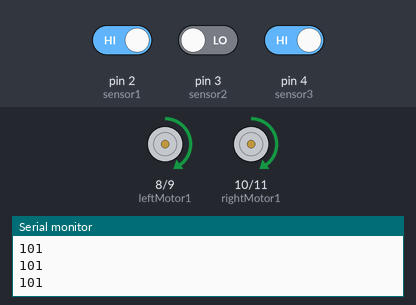
A sketch run on a simulated Arduino Uno, built with avr-gcc and run on an emulated ATmega328P. Parts: motor-driver pin pairs drawn as motors (green arrow = first pin HIGH = forward, orange = second pin HIGH = backward, longer = more drive, scaled by the enable pin), the last lines printed to the serial monitor. Inputs (shaded band) come from the test bench; at power-on: pin 4 (sensor3) HIGH, pin 2 (sensor1) HIGH, pin 3 (sensor2) LOW.

Above: at 1.2 s.
1.3 s: pin 4 (sensor3) driven LOW
At 2.0 s:
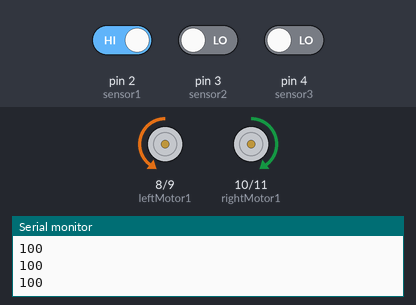
2.8 s: pin 4 (sensor3) driven HIGH
At 3.3 s:
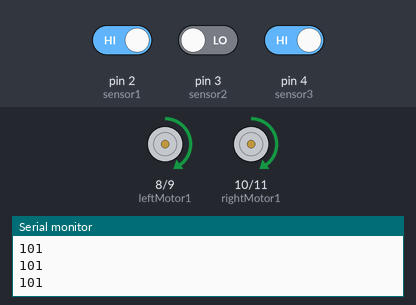
4.3 s: pin 2 (sensor1) driven LOW and pin 3 (sensor2) driven HIGH
At 5.5 s:
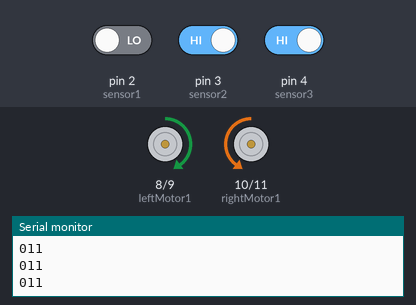
5.8 s: pin 2 (sensor1) driven HIGH
At 6.8 s:
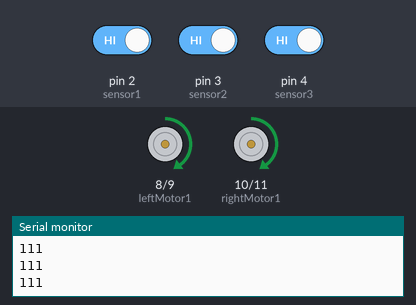
Timing chart, 0 to 8.3 s (numbered marks = the images above; inputs shaded):
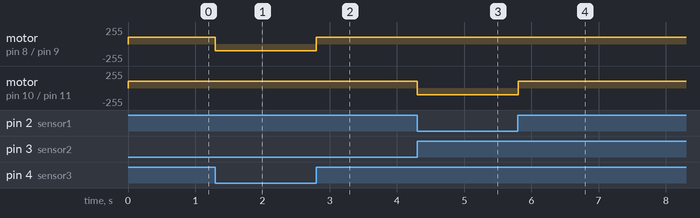

Measured:
- after the input at 1.3 s, motor on pin 8 (leftMotor1) / pin 9 (leftMotor2): forward 100/255 → backward 100/255 at once
- after the input at 2.8 s, motor on pin 8 (leftMotor1) / pin 9 (leftMotor2): backward 100/255 → forward 100/255 at once
- after the input at 4.3 s, motor on pin 10 (rightMotor1) / pin 11 (rightMotor2): forward 100/255 → backward 100/255 at once
- after the input at 5.8 s, motor on pin 10 (rightMotor1) / pin 11 (rightMotor2): backward 100/255 → forward 100/255 at once

The sketch:

trackline_robot.ino
```cpp
int sensor1 = 2;
  int sensor2 = 3;
  int sensor3 = 4;
  int enLeft = 5, enRight = 6;
  int leftMotor1 = 8, leftMotor2 = 9;
  int rightMotor1 = 10, rightMotor2 = 11;

void setup(){
  pinMode(sensor1,INPUT);
  pinMode(sensor2,INPUT);
  pinMode(sensor3,INPUT);
  //pinMode(enLeft,OUTPUT);
  //pinMode(enRight,OUTPUT);
  pinMode(leftMotor1,OUTPUT);
  pinMode(leftMotor2,OUTPUT);
  pinMode(rightMotor1,OUTPUT);
  pinMode(rightMotor2,OUTPUT);
   Serial.begin(9600);
}

void loop(){
  int s1 = digitalRead(sensor1);
  int s2 = digitalRead(sensor2);
  int s3 = digitalRead(sensor3);

  s1 = digitalRead(2);
  s2 = digitalRead(3);
  s3 = digitalRead(4);

  if(s1 == 0 && s2 == 0 && s3 == 0){

      motor1('S',100);
      motor2('L',100);
      if(s1 == 1 && s2 == 1){
        motor1('G',0);
        motor2('G',0);
      }
      else if(s2 == 1){
        motor1('L',100);
        motor2('L',100);
        //delay(300);
      }
      Serial.println("000");
  }
  else if(s1 == 0 && s2 == 0 && s3 == 1){
      motor1('S',100);
      motor2('L',100);

       Serial.println("001");
  }
   else if(s1 == 0 && s2 == 1 && s3 == 0){
      motor1('L',100);
      motor2('L',100);
      delay(300);
      Serial.println("010");
  }
  else if(s1 == 0 && s2 == 1 && s3 == 1){
      motor1('S',100);
      motor2('S',100);

      Serial.println("011");
  }
  else if(s1 == 1 && s2 == 0 && s3 == 0){
      motor1('L',100);
      motor2('L',100);
       Serial.println("100");
  }
   else if(s1 == 1 && s2 == 0 && s3 == 1){
      motor1('S',100);
      motor2('L',100);

       Serial.println("101");
  }
   else if(s1 == 1 && s2 == 1 && s3 == 0){
      motor1('L',100);
      motor2('L',100);

      Serial.println("110");
  }
   else if(s1 == 1 && s2 == 1 && s3 == 1){
      motor1('S',100);
      motor2('L',100);

       Serial.println("111");
  }
}

void motor1(char ch,int d){
  if(ch == 'L'){
    analogWrite(enLeft,d);
    digitalWrite(leftMotor1,LOW);
    digitalWrite(leftMotor2,HIGH);
  }
  else if(ch == 'S'){
    analogWrite(enLeft,d);
    digitalWrite(leftMotor1,HIGH);
    digitalWrite(leftMotor2,LOW);
  }
  else{
    analogWrite(enLeft,d);
    digitalWrite(rightMotor1,LOW);
    digitalWrite(rightMotor2,LOW);
  }

}

void motor2(char ch, int d){

  if(ch == 'S'){
    analogWrite(enRight,d);
    digitalWrite(rightMotor1,LOW);
    digitalWrite(rightMotor2,HIGH);
  }
  else if(ch == 'L'){
    analogWrite(enRight,d);
    digitalWrite(rightMotor1,HIGH);
    digitalWrite(rightMotor2,LOW);
  }
  else{
    analogWrite(enRight,d);
    digitalWrite(rightMotor1,LOW);
    digitalWrite(rightMotor2,LOW);
  }

}
```
